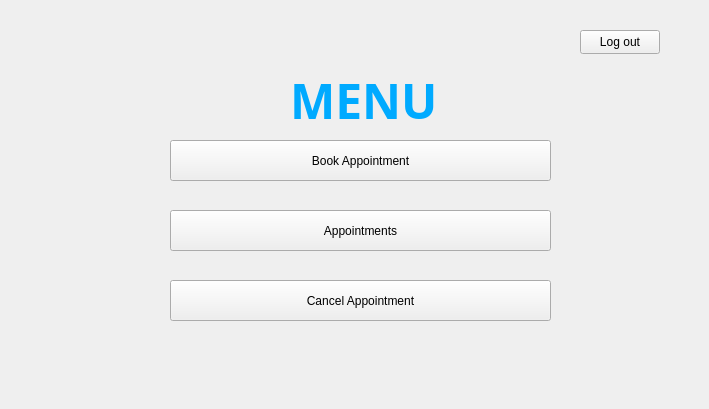
    <widget class="QWidget" name="menu">
     <widget class="QLabel" name="img_3">
      <property name="geometry">
       <rect>
        <x>0</x>
        <y>0</y>
        <width>700</width>
        <height>400</height>
       </rect>
      </property>
      <property name="text">
       <string/>
      </property>
      <property name="pixmap">
       <pixmap>../Resourses/img2.jpg</pixmap>
      </property>
      <property name="scaledContents">
       <bool>true</bool>
      </property>
     </widget>
     <widget class="QLabel" name="text_10">
      <property name="geometry">
       <rect>
        <x>290</x>
        <y>60</y>
        <width>191</width>
        <height>81</height>
       </rect>
      </property>
      <property name="font">
       <font>
        <family>Bahnschrift SemiBold</family>
        <pointsize>36</pointsize>
        <bold>true</bold>
       </font>
      </property>
      <property name="focusPolicy">
       <enum>Qt::NoFocus</enum>
      </property>
      <property name="acceptDrops">
       <bool>false</bool>
      </property>
      <property name="autoFillBackground">
       <bool>false</bool>
      </property>
      <property name="styleSheet">
       <string notr="true">color: rgb(41, 48, 48);
color: rgb(0, 170, 255);</string>
      </property>
      <property name="text">
       <string>MENU</string>
      </property>
      <property name="textFormat">
       <enum>Qt::AutoText</enum>
      </property>
      <property name="scaledContents">
       <bool>false</bool>
      </property>
     </widget>
     <widget class="QPushButton" name="Logout_2">
      <property name="geometry">
       <rect>
        <x>580</x>
        <y>30</y>
        <width>80</width>
        <height>24</height>
       </rect>
      </property>
      <property name="text">
       <string>Log out</string>
      </property>
     </widget>
     <widget class="QPushButton" name="Cancel_2">
      <property name="geometry">
       <rect>
        <x>170</x>
        <y>280</y>
        <width>381</width>
        <height>41</height>
       </rect>
      </property>
      <property name="text">
       <string>Cancel Appointment</string>
      </property>
     </widget>
     <widget class="QPushButton" name="Book_2">
      <property name="geometry">
       <rect>
        <x>170</x>
        <y>140</y>
        <width>381</width>
        <height>41</height>
       </rect>
      </property>
      <property name="text">
       <string>Book Appointment</string>
      </property>
     </widget>
     <widget class="QPushButton" name="History_2">
      <property name="geometry">
       <rect>
        <x>170</x>
        <y>210</y>
        <width>381</width>
        <height>41</height>
       </rect>
      </property>
      <property name="text">
       <string>Appointments</string>
      </property>
     </widget>
    </widget>
